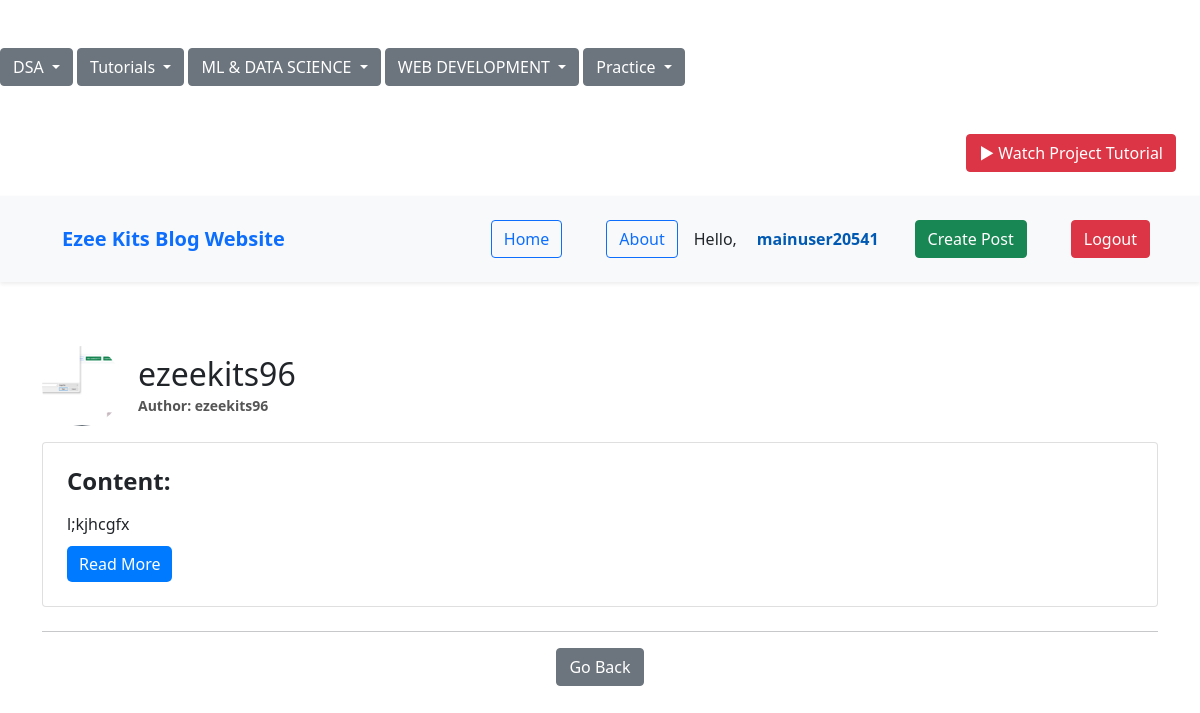
Screenshot of /post_detail/47/ (signed in) with the database file from the repository.
### blog_page/models.py (models this page shows, shortened)
class Post(models.Model):
    author = models.ForeignKey(User,on_delete=models.CASCADE)
    title = models.CharField(max_length=100)
    content = models.TextField()
    date_posted = models.DateTimeField(auto_now_add=True)

class Image(models.Model):
    user = models.OneToOneField(User,on_delete=models.CASCADE)
    image = models.ImageField(default='default.jpg', upload_to='profile_pics')

### blog_page/views.py (the view)
# urls.py: path('post_detail/<str:pk>/',views.post_detail, name = 'post_detail-page'),
@login_required
def post_detail(request,pk):
    blog_detail = Post.objects.get(id = pk)
    context = {'post_detail':blog_detail}
    return render(request,'blog_page/post_detail.html',context)

### blog_page/templates/blog_page/post_detail.html (shortened to what this page needs)
{% extends 'blog_page/base.html' %}
{% block body %}
<div class="container mt-4">
    <div class="post-header">
        <img src="{{ post_detail.author.image.image.url }}" class="rounded-circle" width="80" height="80">
        <div>
            <h2 class="mb-0">{{ post_detail.author }}</h2>
            <small class="post-meta">Author: {{ post_detail.author }}</small>
        </div>
    </div>
    <div class="card p-4 mb-4">
        <h4 class="mb-3"><strong>Content:</strong></h4>
        <div id="content-container">
            <div class="content-preview" id="preview-content">
                {{ post_detail.content|truncatewords:100 }}
            </div>
            <button class="read-more-btn" onclick="toggleContent()">Read More</button>
        </div>
    </div>
    <div class="text-center mb-5">
        <hr>
        {% if request.user == post_detail.author %}
            <h4 class="mb-3"><strong>Do you want to Delete or Update?</strong></h4>
            <a href="{% url 'home-page' %}" class="btn btn-secondary mx-1">Go Back</a>
            <a href="{% url 'delete_post-page' post_detail.id %}" class="btn btn-danger mx-1">Delete</a>
            <a href="{% url 'update_post-page' post_detail.id %}" class="btn btn-primary mx-1">Update</a>
        {% else %}
            <a href="{% url 'home-page' %}" class="btn btn-secondary">Go Back</a>
        {% endif %}
    </div>
</div>
{% endblock %}

### blog_page/templates/blog_page/base.html (shortened to what this page needs)
{% load static %}
<!DOCTYPE html>
<html lang="en">
<head>
	<link rel="stylesheet" href="{% static 'blog_page/base_style.css' %}" type="text/css">
	<link href="https://cdn.jsdelivr.net/npm/bootstrap@5.0.0/dist/css/bootstrap.min.css" rel="stylesheet" >
</head>
<body class="mainhead">
	<br> <br><div class="dropdown">
		<button class="btn btn-secondary dropdown-toggle" type="button" id="dropdownMenuButton1" data-bs-toggle="dropdown" aria-expanded="false">
		  DSA
		</button>
		<button class="btn btn-secondary dropdown-toggle" type="button" id="dropdownMenuButton1" data-bs-toggle="dropdown" aria-expanded="false">
		  Tutorials
		</button>
		<button class="btn btn-secondary dropdown-toggle" type="button" id="dropdownMenuButton1" data-bs-toggle="dropdown" aria-expanded="false">
		  ML & DATA SCIENCE
		</button>
		<button class="btn btn-secondary dropdown-toggle" type="button" id="dropdownMenuButton1" data-bs-toggle="dropdown" aria-expanded="false">
		  WEB DEVELOPMENT
		</button>
		<button class="btn btn-secondary dropdown-toggle" type="button" id="dropdownMenuButton1" data-bs-toggle="dropdown" aria-expanded="false">
		  Practice
		</button>
	  </div><br>
	<div class="header-section d-flex justify-content-end my-4 pe-4">
		<a href="https://youtu.be/iepPWom8ea0?si=N-hs3Uh1H7J6wBMW"
		target="_blank"
		class="btn btn-danger">
			▶ Watch Project Tutorial
		</a>
	</div>
<nav class="navbar navbar-expand-lg navbar-light bg-light shadow-sm py-3">
   <div class="container-fluid">
    <a class="navbar-brand fw-bold text-primary" href="/">Ezee Kits Blog Website</a>
    <div class="collapse navbar-collapse justify-content-end" id="navbarNav">
      <ul class="navbar-nav align-items-center gap-2">
        <li class="nav-item">
          <a class="nav-link" href="/"><button class="btn btn-outline-primary">Home</button></a>
        </li>
        <li class="nav-item">
          <a class="nav-link" href="{% url 'about-page' %}"><button class="btn btn-outline-primary">About</button></a>
        </li>
        {% if user.is_authenticated %}
          <li class="nav-item">
            <span class="fw-semibold text-dark">Hello,<a href="{% url 'profile-page' %}" class="text-decoration-none">{{ request.user }}</a></span>
          </li>
          <li class="nav-item">
            <a class="nav-link" href="{% url 'create-post-page' %}">
              <button class="btn btn-success">Create Post</button>
            </a>
          </li>
          <li class="nav-item">
            <a class="nav-link" href="{% url 'logout-page' %}">
              <button class="btn btn-danger">Logout</button>
            </a>
          </li>
        {% endif %}
      </ul>
    </div>
  </div>
</nav>
    {% block body %}
    {% endblock %}
</body>
</html>

### blog_page/static/blog_page/base_style.css (style rules this page uses)
body { background-color: white; font-family: 'Segoe UI', Tahoma, Geneva, Verdana, sans-serif; margin: 0; padding: 0; }
.navbar { display: flex; justify-content: space-between; align-items: center; background-color: #e6f0ff; padding: 10px 30px; box-shadow: 0 2px 5px rgba(0,0,0,0.1); }
.navbar a { text-decoration: none; color: #0059b3; margin-left: 20px; font-weight: bold; transition: color 0.3s ease; }
.container { padding: 40px 30px; }
.header-section { display: flex; justify-content: space-between; align-items: center; margin-bottom: 30px; }

### blog_page/templates/blog_page/post_detail.html (style rules this page uses)
.post-header { display: flex; align-items: center; gap: 1rem; margin-bottom: 1rem; }
.post-meta { font-weight: bold; color: #555; }
.content-preview { overflow: hidden; max-height: 200px; position: relative; }
.read-more-btn { background-color: #007bff; color: white; border: none; padding: 6px 12px; margin-top: 10px; cursor: pointer; border-radius: 5px; }

### rows the page displays
Post: author.image.image (picture), author "ezeekits96", content "l;kjhcgfx"

### other values shown
{{ request.user }} "mainuser20541"
